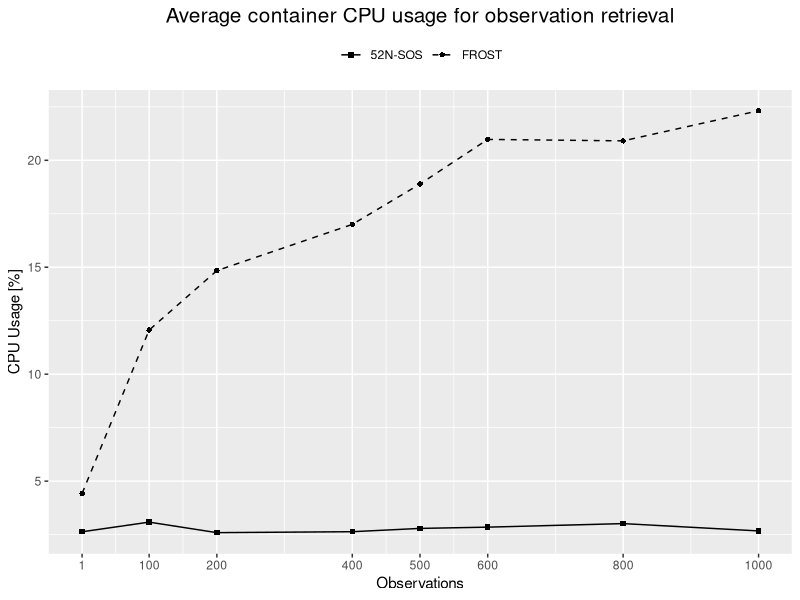
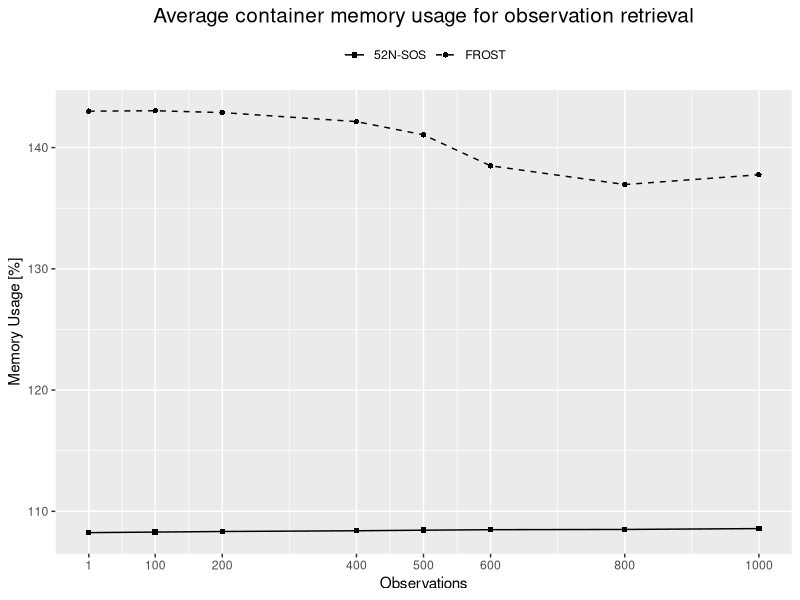
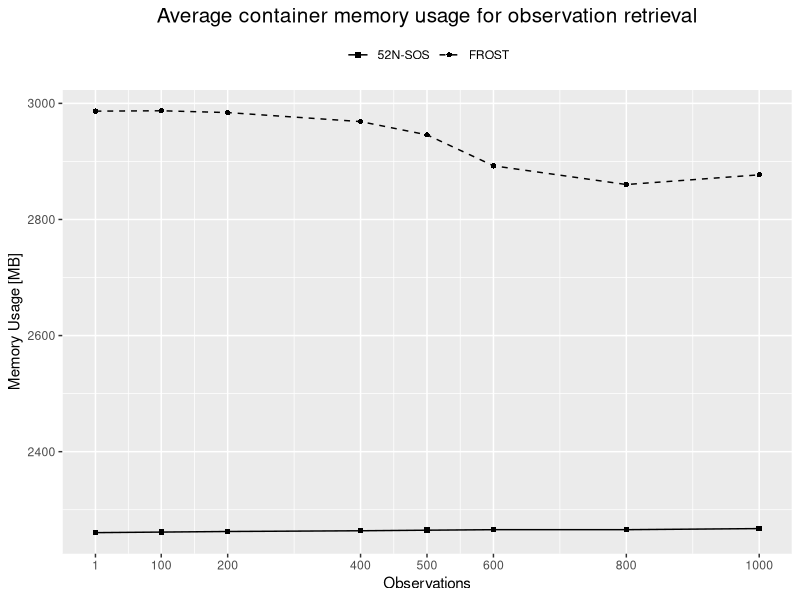
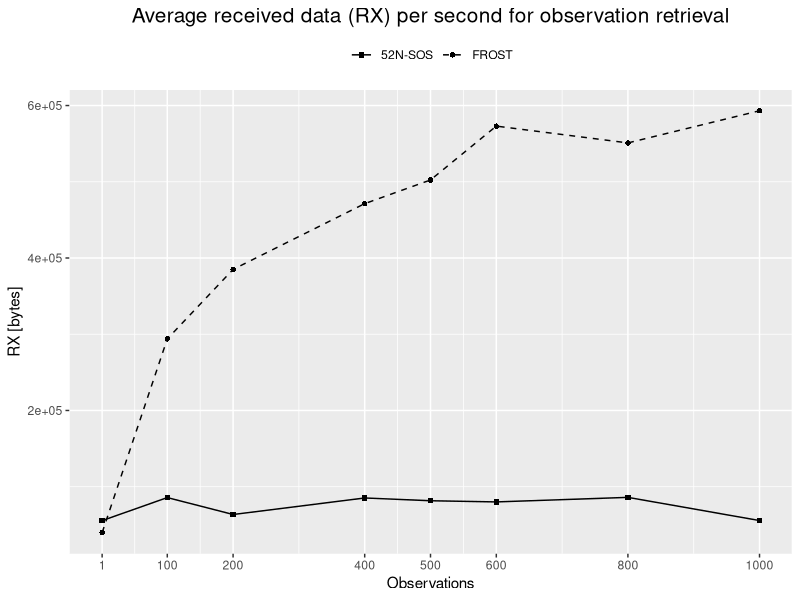
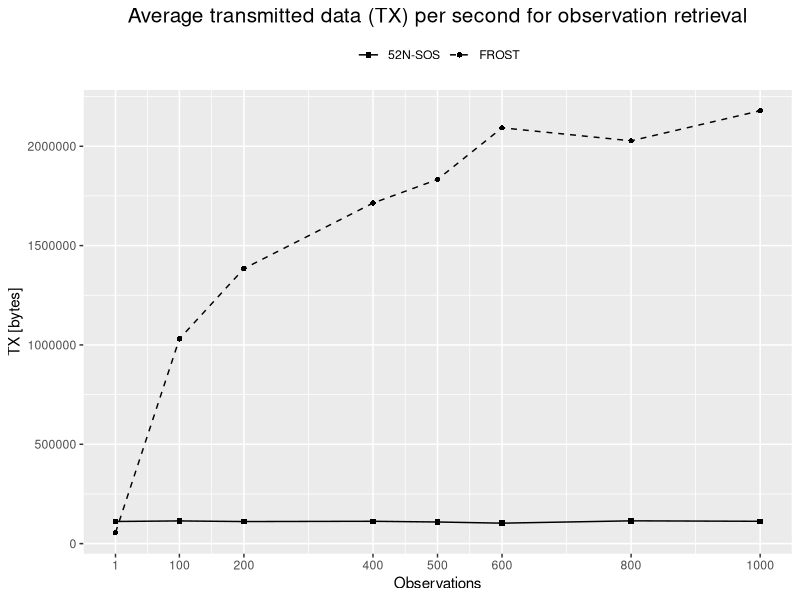

Reproduce these figures in R, in order.
library(ggplot2)

# General Data
observations = c(1,100,200,400,500,600,800,1000)
breakPointsExtre = c(1,100,200,300,400,500,600,700,800,900,1000)
webServices = c(rep("52N-SOS",8), rep("FROST",8))

# CPU Data
cpu_sos = c(2.631539,3.083289,2.591387,2.635106,2.789394,2.848171,3.013961,2.67153)
cpu_frost = c(4.42405,12.06288,14.84101,17.00324,18.8907,20.97674,20.90836,22.31597)

memory_sos = c(1.082397,1.082858,1.08334,1.083943,1.084413,1.084832,1.085033,1.085737) * 100
memory_frost = c(1.430068,1.430388,1.428887,1.421462,1.410519,1.384987,1.369538,1.377593143) * 100

memoryByte_sos = c(2260507700,2261470183,2262476718,2263735826,2264717735,2265593432,2265593432,2267484057)/1000000
memoryByte_frost = c(2986593771,2987261611,2984127257,2968620007,2945767912,2892444577,2860180430,2876885009)/1000000

rx_sos = c(55563.44,85758.64,63562.53,85239.97,81603.42,80062.66,86035.41,55624.07)
rx_frost = c(39765.89,293878.8,385053.8,471310.5,502368.8,573014.3,550962.8,593142)

tx_sos = c(111459,114252.5,111098.9,112425.8,108886.4,102989.1,114709.6,112435.5)
tx_frost = c(55297.28,1030404,1384252,1714001,1832846,2092936,2027332,2178644)

cpu = c(cpu_sos,cpu_frost)
memory = c(memory_sos,memory_frost)
memoryByte = c(memoryByte_sos,memoryByte_frost)
rx = c(rx_sos,rx_frost)
tx = c(tx_sos,tx_frost)

  
cpuDF = data.frame(ws=webServices,obs=rep(observations,2),cpu)
memoryByteDF = data.frame(ws=webServices,obs=rep(observations,2),memoryByte)
memoryDF = data.frame(ws=webServices,obs=rep(observations,2),memory)
rxDF = data.frame(ws=webServices,obs=rep(observations,2),rx)
txDF = data.frame(ws=webServices,obs=rep(observations,2),tx)
networkDF = data.frame(ws=webServices,obs=rep(observations,2),rx, tx)



ggsave(filename = "D:/Bulk/Uni/UJI_2.0/MasterThesis/images/plots/cpu.png", 
       ggplot(data=cpuDF,aes(x=obs, y=cpu)) + 
         ggtitle("Average container CPU usage for observation retrieval") +
         geom_line(aes(linetype=ws)) + 
         geom_point(aes(shape=ws)) + 
         scale_x_continuous(breaks = observations) + 
         scale_linetype_manual("Web Services", values = c(1:4)) +
         scale_shape_manual("Web Services", values = c(15:18)) +
         labs(x='Observations', y='CPU Usage [%]') + 
         guides(guide_legend()) + 
         theme(plot.title = element_text(size = 15,hjust = 0.5),
               legend.key = element_blank(), 
               legend.position = "top", 
               legend.title = element_blank(),
               legend.box.just = "left"), 
       width = 8, height = 5, dpi = 300, units = "in", device='png')

ggsave(filename = "D:/Bulk/Uni/UJI_2.0/MasterThesis/images/plots/memory.png", 
       ggplot(data=memoryDF,aes(x=obs, y=memory)) + 
         ggtitle("Average container memory usage for observation retrieval") +
         geom_line(aes(linetype=ws)) + 
         geom_point(aes(shape=ws)) + 
         scale_x_continuous(breaks = observations) + 
         scale_linetype_manual("Web Services", values = c(1:4)) +
         scale_shape_manual("Web Services", values = c(15:18)) +
         labs(x='Observations', y='Memory Usage [%]') + 
         guides(guide_legend()) + 
         theme(plot.title = element_text(size = 15,hjust = 0.5),
               legend.key = element_blank(), 
               legend.position = "top", 
               legend.title = element_blank(),
               legend.box.just = "left"), 
       width = 8, height = 5, dpi = 300, units = "in", device='png')

ggsave(filename = "D:/Bulk/Uni/UJI_2.0/MasterThesis/images/plots/memoryByte.png", 
       ggplot(data=memoryByteDF,aes(x=obs, y=memoryByte)) + 
         ggtitle("Average container memory usage for observation retrieval") +
         geom_line(aes(linetype=ws)) + 
         geom_point(aes(shape=ws)) + 
         scale_x_continuous(breaks = observations) + 
         scale_linetype_manual("Web Services", values = c(1:4)) +
         scale_shape_manual("Web Services", values = c(15:18)) +
         labs(x='Observations', y='Memory Usage [MB]') + 
         guides(guide_legend()) + 
         theme(plot.title = element_text(size = 15,hjust = 0.5),
               legend.key = element_blank(), 
               legend.position = "top", 
               legend.title = element_blank(),
               legend.box.just = "left"), 
       width = 8, height = 5, dpi = 300, units = "in", device='png')

ggsave(filename = "D:/Bulk/Uni/UJI_2.0/MasterThesis/images/plots/rx.png", 
       ggplot(data=networkDF,aes(x=obs, y=rx)) + 
         ggtitle("Average received data (RX) per second for observation retrieval") +
         geom_line(aes(linetype=ws)) + 
         geom_point(aes(shape=ws)) + 
         scale_x_continuous(breaks = observations) + 
         scale_linetype_manual("Web Services", values = c(1:4)) +
         scale_shape_manual("Web Services", values = c(15:18)) +
         labs(x='Observations', y='RX [bytes]') + 
         guides(guide_legend()) + 
         theme(plot.title = element_text(size = 15,hjust = 0.5),
               legend.key = element_blank(), 
               legend.position = "top", 
               legend.title = element_blank(),
               legend.box.just = "left"), 
       width = 8, height = 5, dpi = 300, units = "in", device='png')

ggsave(filename = "D:/Bulk/Uni/UJI_2.0/MasterThesis/images/plots/tx.png", 
       ggplot(data=networkDF,aes(x=obs, y=tx)) + 
         ggtitle("Average transmitted data (TX) per second for observation retrieval") +
         geom_line(aes(linetype=ws)) + 
         geom_point(aes(shape=ws)) + 
         scale_x_continuous(breaks = observations) + 
         scale_linetype_manual("Web Services", values = c(1:4)) +
         scale_shape_manual("Web Services", values = c(15:18)) +
         labs(x='Observations', y='TX [bytes]') + 
         guides(guide_legend()) + 
         theme(plot.title = element_text(size = 15,hjust = 0.5),
               legend.key = element_blank(), 
               legend.position = "top", 
               legend.title = element_blank(),
               legend.box.just = "left"), 
       width = 8, height = 5, dpi = 300, units = "in", device='png')

# ggsave(filename = "D:/Bulk/Uni/UJI_2.0/MasterThesis/images/plots/rx.png", 
#        ggplot(data=networkDF,aes(x=obs, y=rx)) + 
#          ggtitle("Average received data (RX) and transmitted data (TX) per second for observation retrieval") +
#          geom_line(aes(linetype=ws)) + 
#          geom_point(aes(shape=ws)) + 
#          scale_x_continuous(breaks = observations) + 
#          scale_linetype_manual("Web Services", values = c(1:4)) +
#          scale_shape_manual("Web Services", values = c(15:18)) +
#          labs(x='Observations', y='RX/TX [bytes]') + 
#          guides(guide_legend()) + 
#          theme(plot.title = element_text(size = 15,hjust = 0.5),
#                legend.key = element_blank(), 
#                legend.position = "top", 
#                legend.title = element_blank(),
#                legend.box.just = "left"), 
#        width = 8, height = 5, dpi = 300, units = "in", device='png')
